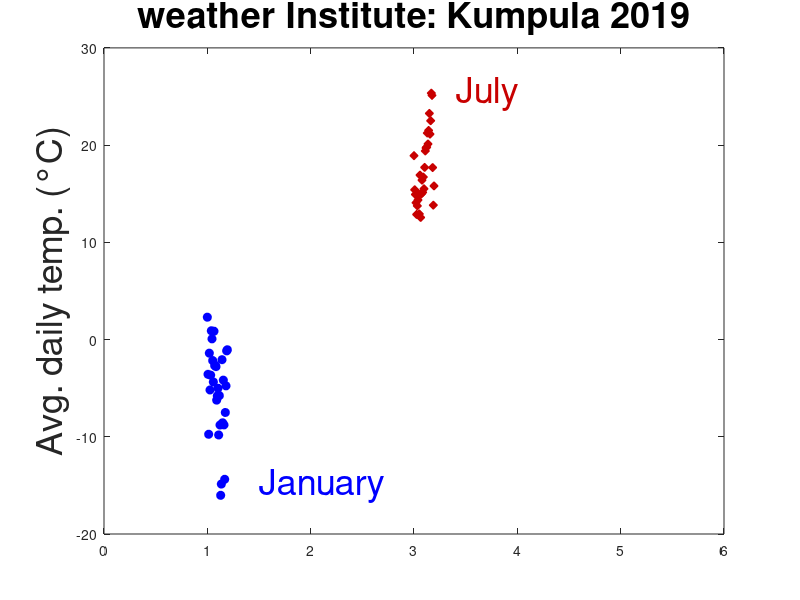

Write MATLAB code to recreate this figure. (Note: this script raises an error after producing the figure.)
% Classify weather data from various months measured in Kumpula.
%
% Column 1: Cloud amount	1/8
% Column 2: Pressure (msl)	hPa
% Column 3: Relative humidity	%
% Column 4: Precipitation intensity	mm/h
% Column 5: Snow depth	cm
% Column 6: Air temperature	degC
% Column 7: Dew-point temperature	degC
% Column 8: Horizontal visibility	m
% Column 9: Wind direction	deg
% Column 10: Gust speed	m/s
% Column 11: Wind speed	m/s
%
% Samuli Siltanen January 2021

% Graphical parameters
color_summer = [200 0 0]/255;
color_summer_light = [245 226 226]/255;
color_fall   = [255 124 45]/255;
color_winter = [0 0 255]/255;
color_spring = [20 200 185]/255;
color_spring_light = [217 255 235]/255;
color_line = [.5 .5 .5];
gridline_color = [.7 .7 .7];
gridline_width = .5;
msize = 6;
msize2 = 8;
fsize = 26;
fsize2 = 12;
tickfsize = 16;
separ = .2;
lwidth = 1;
lwidth2 = .5;

% Interval between January and July temperatures
a = 6;
b = 8;

load data/weather2015 w04 w07
w04y15 = w04;
w07y15 = w07;

load data/weather2016 w01 w04 w07 w10
w01y16 = w01;
w04y16 = w04;
w07y16 = w07;
w10y16 = w10;

load data/weather2017 w01 w04 w07 w10
w01y17 = w01;
w04y17 = w04;
w07y17 = w07;
w10y17 = w10;

load data/weather2019 w01 w04 w07 w10
w01y19 = w01;
w04y19 = w04;
w07y19 = w07;
w10y19 = w10;

%% Picture 1: January and July temperatures

figure(1)
clf
len = length(w01y19(:,6));
p1 = plot(ones(1,len)+separ*[0:(len-1)]/len,w01y19(:,6),'bo','markersize',msize);
hold on
set(p1,'color',color_winter)
set(p1,'markerfacecolor',color_winter)
t1 = text(1.5,-15,'January','fontsize',fsize);
set(t1,'color',color_winter)
%
len = length(w07y19(:,6));
p1 = plot(3*ones(1,len)+separ*[0:(len-1)]/len,w07y19(:,6),'bd','markersize',msize);
set(p1,'color',color_summer)
set(p1,'markerfacecolor',color_summer)
t1 = text(3.4,max(w07y19(:,6)),'July','fontsize',fsize);
set(t1,'color',color_summer)
%
axis([0 6 -20 30])
title('weather Institute: Kumpula 2019','fontsize',fsize)
ylabel('Avg. daily temp. (°C)','fontsize',fsize)
set(gca,'xtick','')
set(gca,'ytick',[-25:5:30],'fontsize',tickfsize)

%print -r400 -dpng images/FMIdata_01.png









%% Picture 6, April and July temperatures and humidities in 2019


figure(6)
clf
len = length(w04(:,6));
p1 = plot(w04y19(:,3),w04y19(:,6),'bs','markersize',msize);
hold on
set(p1,'color',color_spring)
set(p1,'markerfacecolor',color_spring)
t1 = text(70,-6,'April','fontsize',fsize);
set(t1,'color',color_spring)
%
len = length(w07y19(:,6));
p1 = plot(w07y19(:,3),w07y19(:,6),'bd','markersize',msize);
set(p1,'color',color_summer)
set(p1,'markerfacecolor',color_summer)
t1 = text(80,25,'July','fontsize',fsize);
set(t1,'color',color_summer)
%
title('weather Institute: Kumpula 2019','fontsize',fsize)
ylabel('Avg. daily temp. (°C)','fontsize',fsize)
xlabel('Relative humidity (%)','fontsize',fsize)
set(gca,'xtick',[0:10:100],'fontsize',tickfsize)
set(gca,'ytick',[-40:5:30],'fontsize',tickfsize)
axis([30 100 -10 30])

%print -r400 -dpng images/FMIdata_06.png



%% Picture 7, April and July temperatures and air pressures in 2019

figure(7)
clf
len = length(w04y19(:,6));
p1 = plot(w04y19(:,2),w04y19(:,6),'bs','markersize',msize);
hold on
set(p1,'color',color_spring)
set(p1,'markerfacecolor',color_spring)
t1 = text(1010,-6,'April','fontsize',fsize);
set(t1,'color',color_spring)
%
len = length(w07y19(:,6));
p1 = plot(w07y19(:,2),w07y19(:,6),'bd','markersize',msize);
set(p1,'color',color_summer)
set(p1,'markerfacecolor',color_summer)
t1 = text(995,25,'July','fontsize',fsize);
set(t1,'color',color_summer)
%
title('weather Institute: Kumpula 2019','fontsize',fsize)
ylabel('Avg. daily temp. (°C)','fontsize',fsize)
xlabel('Atm. pressure (hPa)','fontsize',fsize)
set(gca,'xtick',[990:10:1040],'fontsize',tickfsize)
set(gca,'ytick',[-40:5:30],'fontsize',tickfsize)
axis([990 1040 -10 30])

%print -r400 -dpng images/FMIdata_07.png



%% Picture 8, April and July temperatures and air pressures in 2019 with division lines

figure(8)
clf
len = length(w04y19(:,6));
p1 = plot(w04y19(:,2),w04y19(:,6),'bs','markersize',msize);
hold on
set(p1,'color',color_spring)
set(p1,'markerfacecolor',color_spring)
t1 = text(1010,-6,'April','fontsize',fsize);
set(t1,'color',color_spring)
%
len = length(w07y19(:,6));
p1 = plot(w07y19(:,2),w07y19(:,6),'bd','markersize',msize);
set(p1,'color',color_summer)
set(p1,'markerfacecolor',color_summer)
t1 = text(995,25,'July','fontsize',fsize);
set(t1,'color',color_summer)
%
% Plot line providing approximate classification
% A good line is y = 0.8x-800
p2 = plot([990 1040],0.8*[990 1040]-800,'k','linewidth',lwidth);
set(p2,'color',color_line)
% p2 = plot([990 1040],0.8*[990 1040]-798,'k','linewidth',lwidth);
% set(p2,'color',color_line)
t3 = text(1024,17,' y = 0.8x-800','fontsize',fsize);
set(t3,'rotation',360*atan(.8)/(2*pi))
% t3 = text(991,-3,' y = 0.8x-798','fontsize',fsize);
% set(t3,'rotation',360*atan(.8)/(2*pi))
%
title('weather Institute: Kumpula 2019','fontsize',fsize)
ylabel('Avg. daily temp. (°C)','fontsize',fsize)
xlabel('Atm. pressure (hPa)','fontsize',fsize)
set(gca,'xtick',[990:10:1040],'fontsize',tickfsize)
set(gca,'ytick',[-40:5:30],'fontsize',tickfsize)
axis([990 1040 -10 30])

%print -r400 -dpng images/FMIdata_08.png









%% Picture 9, April and July temperatures and air pressures in 2019


xvec = linspace(990,1040,200);
yvec = linspace(-10,30,200);
[X,Y] = meshgrid(xvec,yvec);
index1 = DoubleNeuron2(X,Y)>0.99;
index2 = DoubleNeuron2(X,Y)<0.01;

figure(9)
clf
p1 = plot(X(index1),Y(index1),'bo','markersize',msize);
hold on
set(p1,'color',color_spring_light)
set(p1,'markerfacecolor',color_spring_light)
p1 = plot(X(index2),Y(index2),'bo','markersize',msize);
set(p1,'color',color_summer_light)
set(p1,'markerfacecolor',color_summer_light)
%
rstep = 5;
rvec = [-10:rstep:30];
cstep = 10;
cvec = [990:cstep:1040];
for rrr = rvec
    p3 = plot([cvec(1)-cstep/5,cvec(end)+cstep/5],[rrr,rrr],'k','linewidth',gridline_width);
    set(p3,'color',gridline_color)
    text(cvec(1)-.8*cstep,rrr,num2str(rrr,"%+3d"),'fontsize',fsize2)
end
for ccc = cvec
    p3 = plot([ccc,ccc],[rvec(1)-rstep/5,rvec(end)+rstep/5],'k','linewidth',gridline_width);
    set(p3,'color',gridline_color)
    text(ccc-.2*cstep,rvec(1)-.4*rstep,num2str(ccc,"%4d"),'fontsize',fsize2)
end
%
len = length(w04y19(:,6));
p1 = plot(w04y19(:,2),w04y19(:,6),'bs','markersize',msize2);
set(p1,'color',color_spring)
set(p1,'markerfacecolor',color_spring)
t1 = text(1010,-6,'April','fontsize',fsize2);
set(t1,'color',color_spring)
%
len = length(w07y19(:,6));
p1 = plot(w07y19(:,2),w07y19(:,6),'bd','markersize',msize2);
set(p1,'color',color_summer)
set(p1,'markerfacecolor',color_summer)
t1 = text(995,25,'July','fontsize',fsize2);
set(t1,'color',color_summer)
%
title('weather Institute: Kumpula 2019','fontsize',fsize2)
t3 = text(cvec(1)-1.3*cstep,rvec(1)+0.2*(rvec(end)-rvec(1)),'Avg. daily temp. (°C)','fontsize',fsize2);
set(t3,'rotation',90)
text(cvec(1)+0.3*(cvec(end)-cvec(1)),rvec(1)-1.2*rstep,'Atm. pressure (hPa)','fontsize',fsize2)
axis off
pbaspect([1.7 1 1])

%print -r400 -dpng images/FMIdata_09.png


%% Picture 10, April and July temperatures and air pressures in 2017


figure(10)
clf
p1 = plot(X(index1),Y(index1),'bo','markersize',msize);
hold on
set(p1,'color',color_spring_light)
set(p1,'markerfacecolor',color_spring_light)
p1 = plot(X(index2),Y(index2),'bo','markersize',msize);
set(p1,'color',color_summer_light)
set(p1,'markerfacecolor',color_summer_light)
%
rstep = 5;
rvec = [-10:rstep:30];
cstep = 10;
cvec = [990:cstep:1040];
for rrr = rvec
    p3 = plot([cvec(1)-cstep/5,cvec(end)+cstep/5],[rrr,rrr],'k','linewidth',gridline_width);
    set(p3,'color',gridline_color)
    text(cvec(1)-.8*cstep,rrr,num2str(rrr,"%+3d"),'fontsize',fsize2)
end
for ccc = cvec
    p3 = plot([ccc,ccc],[rvec(1)-rstep/5,rvec(end)+rstep/5],'k','linewidth',gridline_width);
    set(p3,'color',gridline_color)
    text(ccc-.2*cstep,rvec(1)-.4*rstep,num2str(ccc,"%4d"),'fontsize',fsize2)
end
%
%
len = length(w04y17(:,6));
p1 = plot(w04y17(:,2),w04y17(:,6),'bs','markersize',msize2);
set(p1,'color',color_spring)
set(p1,'markerfacecolor',color_spring)
t1 = text(1010,-6,'April','fontsize',fsize2);
set(t1,'color',color_spring)
%
len = length(w07y17(:,6));
p1 = plot(w07y17(:,2),w07y17(:,6),'bd','markersize',msize2);
set(p1,'color',color_summer)
set(p1,'markerfacecolor',color_summer)
t1 = text(995,25,'July','fontsize',fsize2);
set(t1,'color',color_summer)
%
title('weather Institute: Kumpula 2017','fontsize',fsize2)
t3 = text(cvec(1)-1.3*cstep,rvec(1)+0.2*(rvec(end)-rvec(1)),'Avg. daily temp. (°C)','fontsize',fsize2);
set(t3,'rotation',90)
text(cvec(1)+0.3*(cvec(end)-cvec(1)),rvec(1)-1.2*rstep,'Atm. pressure (hPa)','fontsize',fsize2)
axis off
pbaspect([1.7 1 1])

%print -r400 -dpng images/FMIdata_10.png




